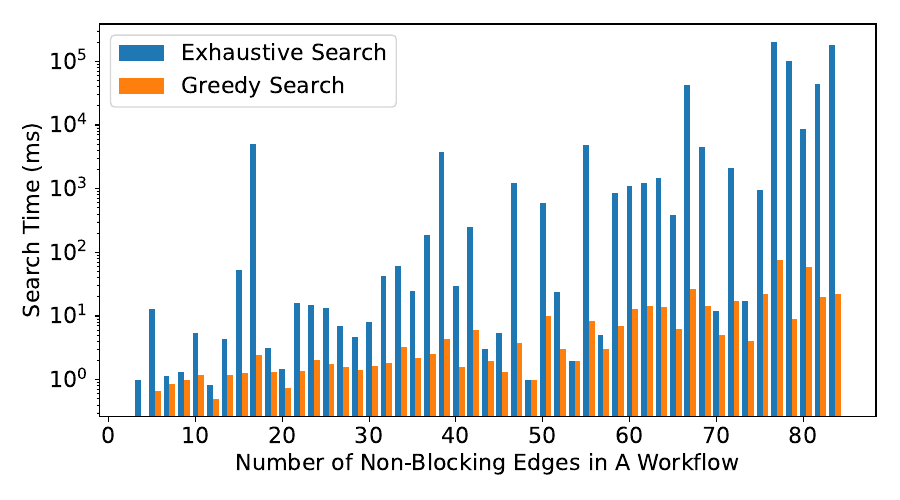

Here is the Python script that generated this plot:
import pandas as pd
import matplotlib.pyplot as plt
# Load the CSV data into a DataFrame
plt.rcParams.update({'font.size': 16})
plt.figure(figsize=(9, 5), dpi=300)
df = pd.read_csv('bottom-up.csv', sep="\t")
dic = {}
for index, row in df.iterrows():
    key = row["searchSpace"]
    value1 = row["exhausitive-searchTime"]
    value2 = row["greedy-searchTime"]
    if key in dic:
        dic[key][0] += value1
        dic[key][1] += value2
        dic[key][2] += 1
    else:
        dic[key] = [value1, value2, 1]
r1 = []
r2 = []
r3 = []
x = []
for key, value in sorted(dic.items()):
    x.append(key)
    r1.append(value[0]/value[2])
    r2.append(value[1]/value[2])
    r3.append(value[2])

import numpy as np
barWidth = 0.40
# Set position of bar on X axis
br1 = np.arange(len(r1))
br2 = [x + barWidth for x in br1]


# Make the plot
plt.bar(br1, r1, width=barWidth, label='Exhaustive Search')
plt.bar(br2, r2, width=barWidth, label='Greedy Search')
a = range(-2,51,6)

plt.xticks(a, labels=[0, 10, 20, 30, 40, 50, 60, 70, 80])

plt.yscale('log')

plt.xlabel('Number of Non-Blocking Edges in A Workflow')
plt.ylabel('Search Time (ms)')
#plt.yticks([10, 100, 1000, 10000], labels=[10, 100, 1000, 10000])
plt.tight_layout()
plt.legend()
plt.savefig('bottom-up-search-efficiency-runtime.pdf', format='pdf')
plt.show()